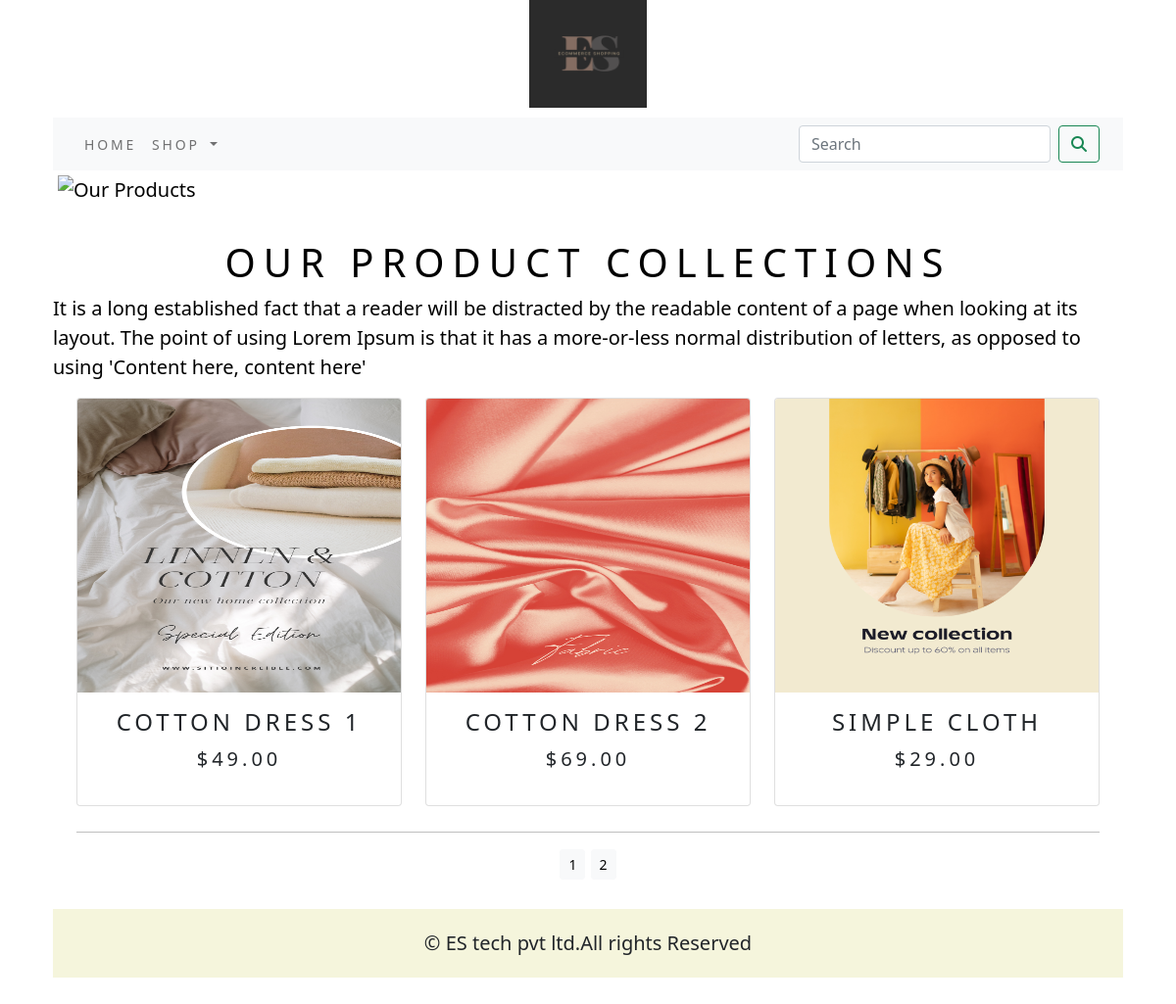
The app's page /shop/ with its own data.
### ecommerce_app/models.py (models this page shows, shortened)
class Prodeuct(models.Model):
    name = models.CharField(max_length=250,unique=True)
    slug = models.SlugField(max_length=250,unique=True)
    description = models.TextField(blank=True)
    price = models.DecimalField(max_digits=10,decimal_places=2)
    category = models.ForeignKey(Category,on_delete=models.CASCADE)
    image = models.ImageField(upload_to='product', blank=True)
    stock = models.IntegerField()
    available = models.BooleanField(default=True)
    created = models.DateTimeField(auto_now_add=True)
    updated = models.DateTimeField(auto_now=True)
    class Meta:
        ordering = ('name',)
        verbose_name = 'product'
        verbose_name_plural = 'products'
    def get_url(self):
        return reverse('ecommerce_app:prodcatdetail',args=[self.category.slug,self.slug])

### ecommerce_app/views.py (the view)
# urls.py: path('',views.allProdCat,name='allProdCat'),
def allProdCat(request,c_slug=None):
    c_page = None
    product_list = None
    if c_slug != None:
        c_page = get_object_or_404(Category,slug=c_slug)
        product_list = Prodeuct.objects.all().filter(category=c_page,available=True)
    else:
        product_list = Prodeuct.objects.all().filter(available=True)
    paginator = Paginator(product_list,3)
    try:
        page =int(request.GET.get('page','1'))
    except:
        page=1
    try:
        products=paginator.page(page)
    except(EmptyPage,InvalidPage):
        products=paginator.page(paginator.num_pages)
    return render(request,'category.html',{'category':c_page,'products':products})

### cart/context_processors.py (called while the page is built)
def counter(request):
    item_count=0
    if 'admin' in request.path:
        return {}
    else:
        try:
            cart = Cart.objects.filter(cart_id=_cart_id(request))
            cart_items = CartItem.objects.all().filter(cart=cart[:1])
            for cart_item in cart_items:
                item_count += cart_item.quantity
        except Cart.DoesNotExist:
            item_count=0
    return dict(item_count=item_count)

### cart/views.py (called while the page is built)
def _cart_id(request):
    cart = request.session.session_key
    if not cart:
        cart = request.session.create()
    return cart

### ecommerce_app/context_processors.py (called while the page is built)
def menu_links(request):
    links=Category.objects.all()
    return dict(links=links)

### ecommerce_app/models.py (called while the page is built)
    def get_url(self):
        return reverse('ecommerce_app:products_by_category',args=[self.slug])

### templates/category.html (shortened to what this page needs)
{% extends 'base.html' %}
{% load static %}
{% block content %}
    <div class="mx_auto" style="color:#000;font-size:20px;">
    {% if category %}
       <center><img class="my_image" style="width:50%;height:auto;" src="{{category.image.url}}" alt="{{category.name}}" height="500px"></center>
    </div>
        <br>
    <div>
        <h1 class="text-center my_title" style="font-size:40px;text-transform:uppercase;letter-spacing:.2em;">{{category.name}}</h1>
        <p class="text-center text-justify" style="font-size:10px;text-transform:uppercase;letter-spacing:.2em;">{{category.description}}</p>
    </div>
    {% else %}
    <div>
        <img class="my_image my_image_padding" style="padding:5px;width:100%;height:auto;" src="{% static 'img/banner.png' %}" alt="Our Products" width="1250px";>
    </div>
        <br>
    <div>
        <h1 class="text-center my_title" style="font-size:40px;text-transform:uppercase;letter-spacing:.2em;">Our Product Collections</h1>
        <p class="text-justify">It is a long established fact that a reader will be distracted by the readable content of a page when looking at its layout. The point of using Lorem Ipsum is that it has a more-or-less normal distribution of letters, as opposed to using 'Content here, content here'</p>
    </div>
    {% endif %}
    <div class="container">
        <div class="row mx_auto" style="color:#000;font-size:20px;">
        {% for product in products.object_list %}
            <div class="my_bottom_margin col col-sm-12 col-md-6 col-lg-4" style="margin-bottom:10px;">
                <div class="card text-center" style="min-width:18rem;">
                    <a href="{{product.get_url}}"><img class="card-img-top my_image" src="{{product.image.url}}" alt="{{product.name}}" width="250px" height="300px"; ></a>
                        <div class="card-body" style="font-size:20px;text-transform:uppercase;letter-spacing:.2em;">
                            <h4>{{product.name}}</h4>
                            <p>${{product.price}}</p>
                        </div>
                </div>
            </div>
        {% endfor %}
        </div>
        <div class="mx-auto">
            {% if products.paginator.num_pages > 1 %}
            <hr>
            <div class="text-center">
                {% for pg in products.paginator.page_range %}
                <a href="?page={{pg}}" class="btn btn-light btn-sm {% if produts.number == pg %} active {% endif %}">{{pg}}</a>
                {% endfor %}
            </div>
            {% endif %}
        </div>
        <br>
    </div>
{% endblock %}

### templates/base.html (shortened to what this page needs)
{% load static %}
<!DOCTYPE html>
<html lang="en">
<head>
    <link style="stylesheet" href="{% static 'css/custom.css' %}">
    <link href="https://cdn.jsdelivr.net/npm/bootstrap@5.3.0-alpha3/dist/css/bootstrap.min.css" rel="stylesheet">
    <link href="{% static 'css/bootstrap.min.css' %}" rel="stylesheet">
</head>
<body>
<div class="container" >
  {% include 'header.html' %}
  {% include 'navbar.html' %}
  {% block content %}
  {% endblock %}
</div>
{% include 'footer.html' %}
</body>
</html>

### templates/header.html
{% load static %}
<header>
  <center>
    <a href="{% url 'ecommerce_app:allProdCat' %}"> <img src="{% static 'img/logo.png' %}" alt="logimage" width="120px" height="120px"; style="padding-bottom:10px;"> </a>
  </center>
</header>

### templates/navbar.html (shortened to what this page needs)
<nav class="navbar navbar-expand-lg navbar-light bg-light">
  <div class="container-fluid" style="letter-spacing:.2em;font-size:14px;text-transform:uppercase;">
    <div class="collapse navbar-collapse" id="navbarSupportedContent">
      <ul class="navbar-nav me-auto mb-2 mb-lg-0">
        <li class="nav-item">
          <a class="nav-link" href="#">Home</a>
        </li>
        <li class="nav-item dropdown {% if 'ecommerce_app' in request.path %} active {% endif %}">
          <a class="nav-link dropdown-toggle" href="#" id="navbarDropdown" role="button" data-bs-toggle="dropdown" aria-expanded="false">
            Shop
          </a>
        </li>
      </ul>
      <form class="d-flex" action="{% url 'search_app:SearchResult' %}" method="get">
        <input class="form-control me-2" type="search" placeholder="Search" name="q" aria-label="Search">
        <button class="btn btn-outline-success" type="submit"> <i class="fa fa-search"></i></button>
      </form>
    </div>
  </div>
</nav>

### templates/footer.html
<footer class="mt-auto" style="margin-bottom:50px;">
  <div class="navbar-fixed-bottom my_footer" >
    <p class="text-center" style="background-color:beige;height:70px;padding-top:20px;font-size:20px;">&copy; ES tech pvt ltd.All rights Reserved</p>
  </div>
</footer>
<body class="d-flex flex-column min-vh-100">

### records on screen
Prodeuct: image (picture), name "COTTON DRESS 1", price "49.00"
Prodeuct: image (picture), name "COTTON DRESS 2", price "69.00"
Prodeuct: image (picture), name "SIMPLE CLOTH", price "29.00"

### other values on screen
{{ pg }} "1" "2"
